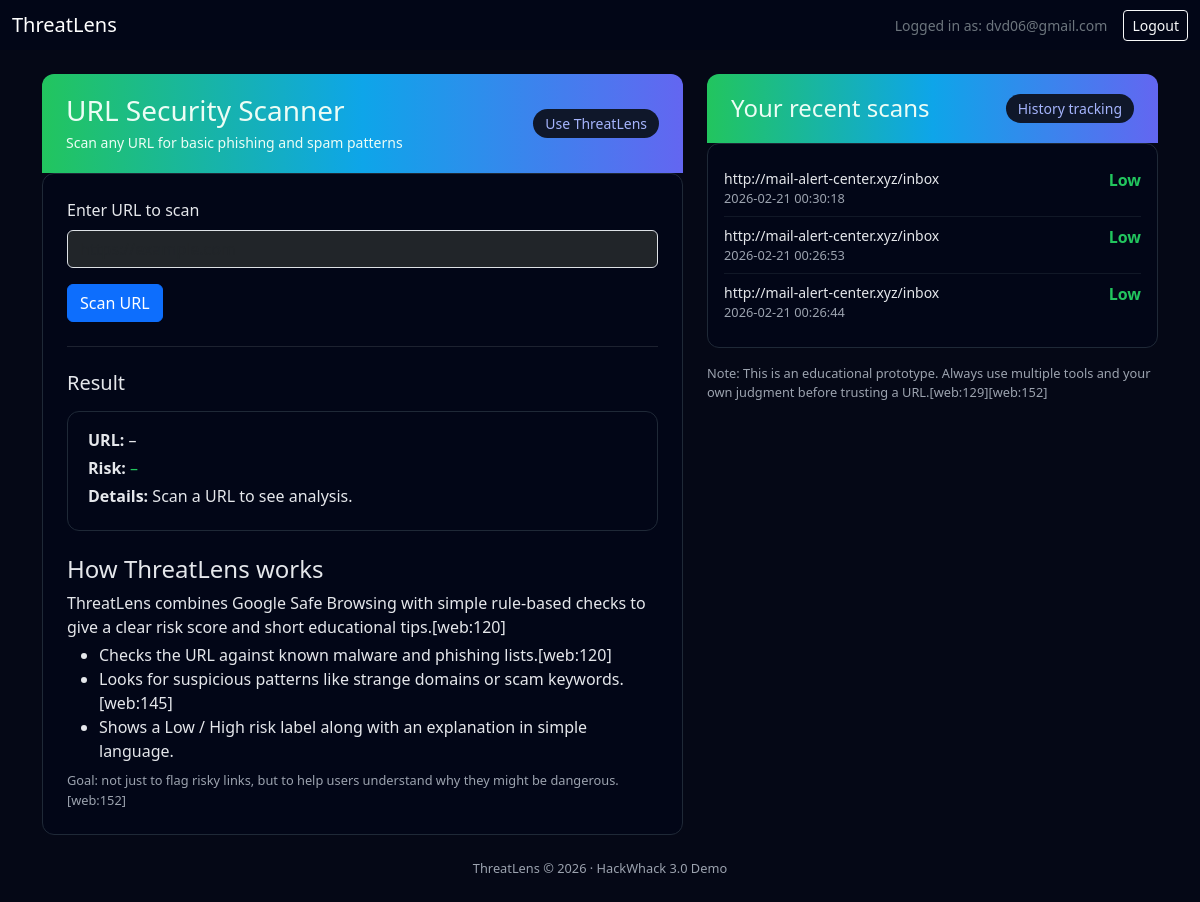
Page / (signed in) on the committed database.
### tables this page shows
CREATE TABLE users (
            id INTEGER PRIMARY KEY AUTOINCREMENT,
            name TEXT NOT NULL,
            email TEXT UNIQUE NOT NULL,
            password_hash TEXT NOT NULL
        );

CREATE TABLE scans (
            id INTEGER PRIMARY KEY AUTOINCREMENT,
            user_id INTEGER NOT NULL,
            url TEXT NOT NULL,
            risk TEXT NOT NULL,
            details TEXT NOT NULL,
            created_at DATETIME DEFAULT CURRENT_TIMESTAMP,
            FOREIGN KEY (user_id) REFERENCES users(id)
        );

### app.py (the view)
@app.route('/')
def index():
    user = current_user()
    if not user:
        return redirect(url_for('login'))
    conn = get_db()
    cur = conn.cursor()
    cur.execute(
        "SELECT url, risk, created_at FROM scans WHERE user_id = ? ORDER BY created_at DESC LIMIT 5",
        (user['id'],)
    )
    recent_scans = cur.fetchall()
    conn.close()
    return render_template(
        'index.html',
        user_email=user['email'],
        recent_scans=recent_scans
    )

### app.py (called while the page is built)
def current_user():
    if not session.get('user_id'):
        return None
    conn = get_db()
    cur = conn.cursor()
    cur.execute("SELECT * FROM users WHERE id = ?", (session['user_id'],))
    user = cur.fetchone()
    conn.close()
    return user

### models.py (called while the page is built)
def get_db():
    conn = sqlite3.connect(DB_NAME)
    conn.row_factory = sqlite3.Row
    return conn

### templates/index.html (shortened to what this page needs)
<!doctype html>
<html lang="en">
  <head>
    <link
      href="https://cdn.jsdelivr.net/npm/bootstrap@5.3.2/dist/css/bootstrap.min.css"
      rel="stylesheet"
    >
  </head>
  <body>
    <nav class="navbar navbar-dark" style="background-color:#020617;">
      <div class="container-fluid">
        <span class="navbar-brand mb-0 h1">ThreatLens</span>
        <div class="d-flex align-items-center">
          <span class="me-3 small text-secondary">
            Logged in as: {{ user_email }}
          </span>
          <a href="{{ url_for('logout') }}" class="btn btn-outline-light btn-sm">
            Logout
          </a>
        </div>
      </div>
    </nav>
    <main class="container py-4">
      <div class="row g-4">
        <div class="col-lg-7">
          <div class="gradient-card">
            <div class="d-flex justify-content-between align-items-center">
              <div>
                <h3 class="mb-1">URL Security Scanner</h3>
                <p class="mb-0 small">
                  Scan any URL for basic phishing and spam patterns
                </p>
              </div>
              <span class="label-pill">Use ThreatLens</span>
            </div>
          </div>
          <div class="card-dark p-4">
            <div class="mb-3">
              <label for="urlInput" class="form-label">Enter URL to scan</label>
              <input
                type="text"
                class="form-control bg-dark text-light"
                id="urlInput"
                placeholder="https://example.com"
              >
            </div>
            <button id="scanBtn" class="btn btn-primary">
              Scan URL
            </button>
            <hr class="border-secondary my-4">
            <h5 class="mb-3">Result</h5>
            <div class="result-box">
              <p class="mb-1">
                <strong>URL:</strong>
                <span id="resultUrl">–</span>
              </p>
              <p class="mb-1">
                <strong>Risk:</strong>
                <span id="resultRisk" class="risk-low">–</span>
              </p>
              <p class="mb-0">
                <strong>Details:</strong>
                <span id="resultDetails">Scan a URL to see analysis.</span>
              </p>
            </div>
            <section class="mt-4">
              <h4>How ThreatLens works</h4>
              <p class="mb-1">
                ThreatLens combines Google Safe Browsing with simple rule-based checks to give a clear risk score and short educational tips.[web:120]
              </p>
              <ul class="mb-2">
                <li>Checks the URL against known malware and phishing lists.[web:120]</li>
                <li>Looks for suspicious patterns like strange domains or scam keywords.[web:145]</li>
                <li>Shows a Low / High risk label along with an explanation in simple language.</li>
              </ul>
              <p class="note-text mb-0">
                Goal: not just to flag risky links, but to help users understand why they might be dangerous.[web:152]
              </p>
            </section>
          </div>
        </div>
        <div class="col-lg-5">
          <div class="gradient-card">
            <div class="d-flex justify-content-between align-items-center">
              <h4 class="mb-0">Your recent scans</h4>
              <span class="label-pill">History tracking</span>
            </div>
          </div>
          <div class="card-dark p-3">
            {% if recent_scans %}
              {% for row in recent_scans %}
                <div class="history-item d-flex justify-content-between">
                  <div class="me-2">
                    <div class="small text-truncate" style="max-width:260px;">
                      {{ row['url'] }}
                    </div>
                    <div class="note-text">
                      {{ row['created_at'] }}
                    </div>
                  </div>
                  <div class="text-end">
                    {% if row['risk'] == 'High' %}
                      <span class="risk-high fw-semibold">High</span>
                    {% else %}
                      <span class="risk-low fw-semibold">Low</span>
                    {% endif %}
                  </div>
                </div>
              {% endfor %}
            {% else %}
              <p class="note-text mb-0">
                No scans yet. Try scanning a URL to start your history.
              </p>
            {% endif %}
          </div>
          <p class="note-text mt-3">
            Note: This is an educational prototype. Always use multiple tools and your own judgment before trusting a URL.[web:129][web:152]
          </p>
        </div>
      </div>
      <footer class="mt-4 text-center note-text">
        ThreatLens © 2026 · HackWhack 3.0 Demo
      </footer>
    </main>
  </body>
</html>

### templates/index.html (style rules this page uses)
body { background-color: #050816; color: #e5e7eb; font-family: system-ui, -apple-system, BlinkMacSystemFont, "Segoe UI", sans-serif; }
.gradient-card { background: linear-gradient(90deg, #22c55e, #0ea5e9, #6366f1); border-radius: 0.75rem 0.75rem 0 0; padding: 1.25rem 1.5rem; color: #ecfdf5; }
.card-dark { background-color: #020617; border-radius: 0.75rem; border: 1px solid #1f2937; }
.label-pill { font-size: 0.875rem; padding: 0.25rem 0.75rem; border-radius: 999px; background-color: #0f172a; color: #a5b4fc; }
.risk-low { color: #22c55e; }
.result-box { background-color: #020617; border-radius: 0.75rem; border: 1px solid #1f2937; padding: 1rem 1.25rem; min-height: 120px; }
.history-item { border-bottom: 1px solid #111827; padding: 0.5rem 0; }
.history-item:last-child { border-bottom: none; }
.note-text { font-size: 0.8rem; color: #9ca3af; }
a { color: #38bdf8; }

### rows in the picture
users: email "dvd06@gmail.com"
scans: url "http://mail-alert-center.xyz/inbox", created_at "2026-02-21 00:30:18", risk "Low"
scans: url "http://mail-alert-center.xyz/inbox", created_at "2026-02-21 00:26:53", risk "Low"
scans: url "http://mail-alert-center.xyz/inbox", created_at "2026-02-21 00:26:44", risk "Low"
